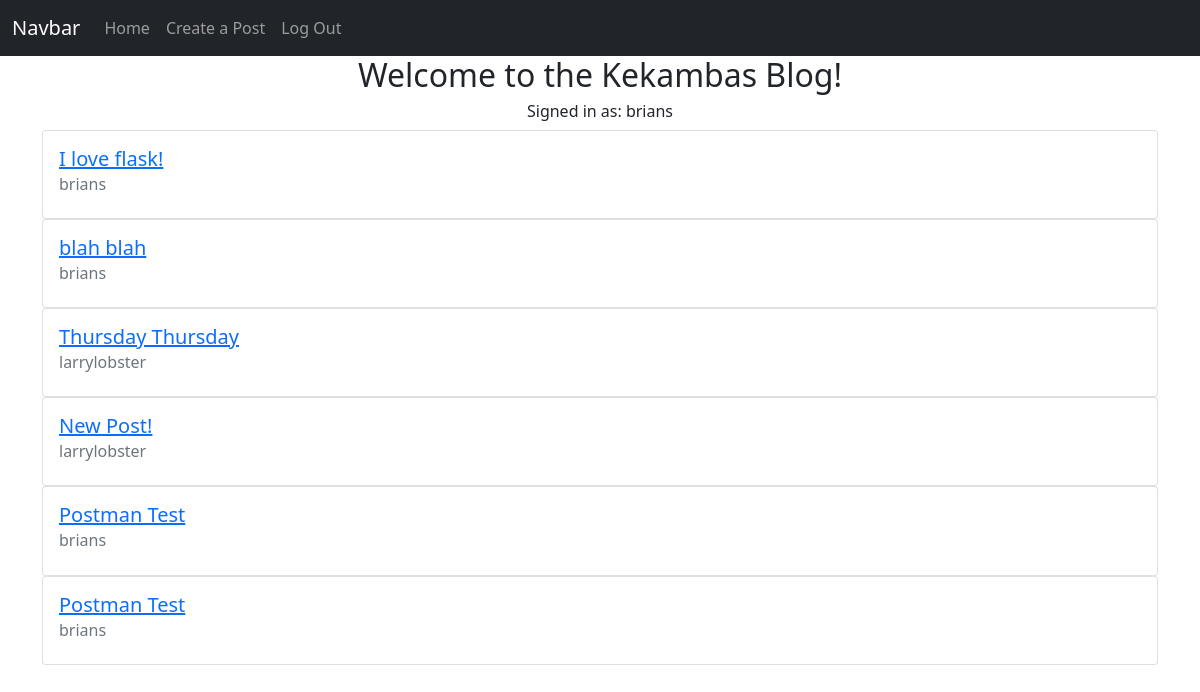
Page / (signed in) on the earlier database version.
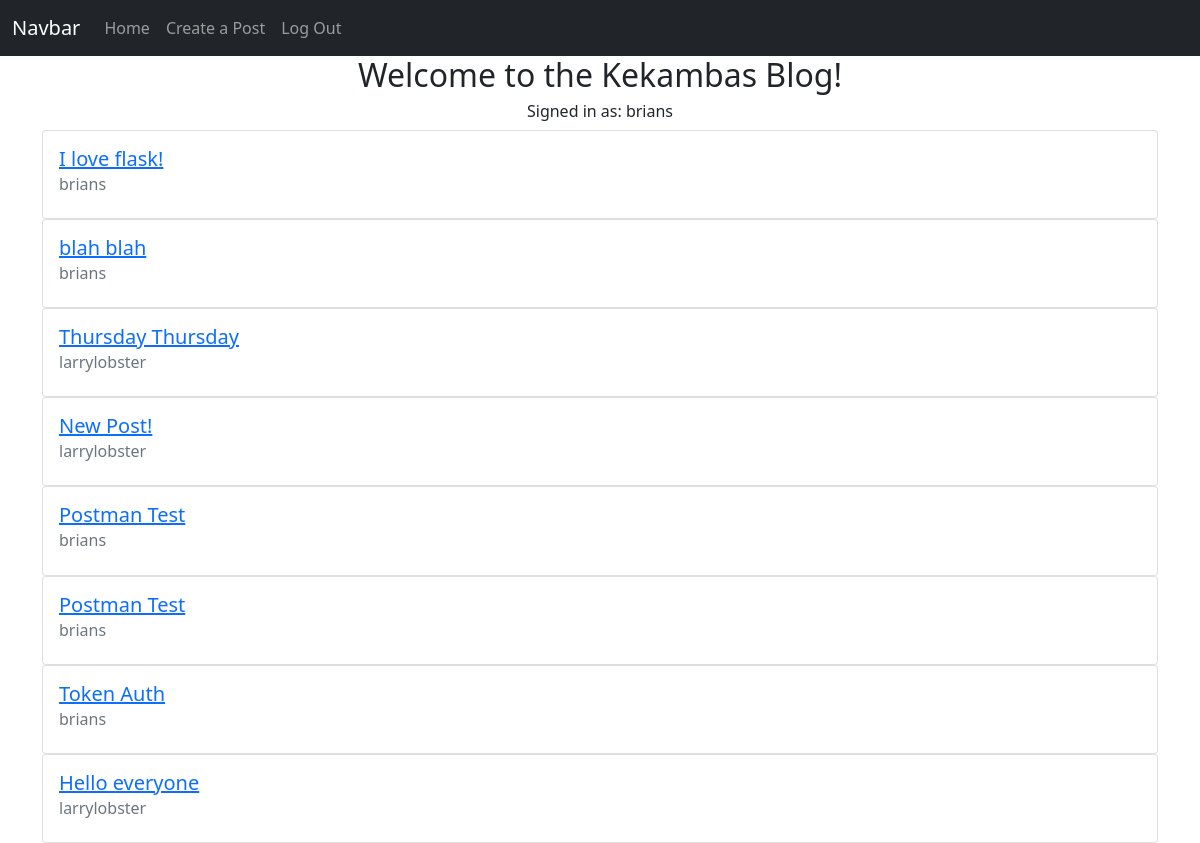
Same page on the later database version.
### app/models.py (models this page shows, shortened)
class Post(db.Model):
    id = db.Column(db.Integer, primary_key=True)
    title = db.Column(db.String(50), nullable=False)
    body = db.Column(db.String(255), nullable=False)
    date_created = db.Column(db.DateTime, nullable=False, default=datetime.utcnow)
    user_id = db.Column(db.Integer, db.ForeignKey('user.id')) # SQL Equivalent = FOREIGN KEY(user_id) REFERENCES user(id)

class User(db.Model, UserMixin):
    id = db.Column(db.Integer, primary_key=True)
    email = db.Column(db.String(50), nullable=False, unique=True)
    username = db.Column(db.String(50), nullable=False, unique=True)
    password = db.Column(db.String(256), nullable=False)
    date_created = db.Column(db.DateTime, nullable=False, default=datetime.utcnow) # Coordinated Universal Time (always save it to this time when storing, and convert it later on front end)
    posts = db.relationship('Post', backref='author', lazy='dynamic')
    token = db.Column(db.String(32), index=True, unique=True)
    token_expiration = db.Column(db.DateTime)

### app/routes.py (the view)
@app.route('/')
def index():   # also an endpoint
    posts = Post.query.all()
    return render_template('index.html', posts=posts)

### app/models.py (called while the page is built)
@login.user_loader
def load_user(user_id):
    return User.query.get(user_id)

### app/templates/index.html (shortened to what this page needs)
{% extends 'base.html' %}
{% block content %}
<h2 class="text-center">Welcome to the Kekambas Blog!</h2>
{% if current_user.is_authenticated %}
    <h6 class="text-center">Signed in as: {{ current_user.username }}</h6>
    {% for post in posts %}
    <div class="card">
        <div class="card-body">
            <a href="{{ url_for('view_post', post_id=post.id) }}">
                <h5 class="card-title">{{ post.title }}</h5>
            </a>
                <h6 class="card-subtitle mb-2 text-muted">{{ post.author.username }}</h6>
        </div>
    </div>
    {% endfor %}
{% else %}
    <h4 class="text-center">Please Sign Up or Log In to view posts</h4>
{% endif %}
{% endblock content %}

Differences in the rows shown:
added Post: title "Token Auth", author.username "brians"
added Post: title "Hello everyone", author.username "larrylobster"
